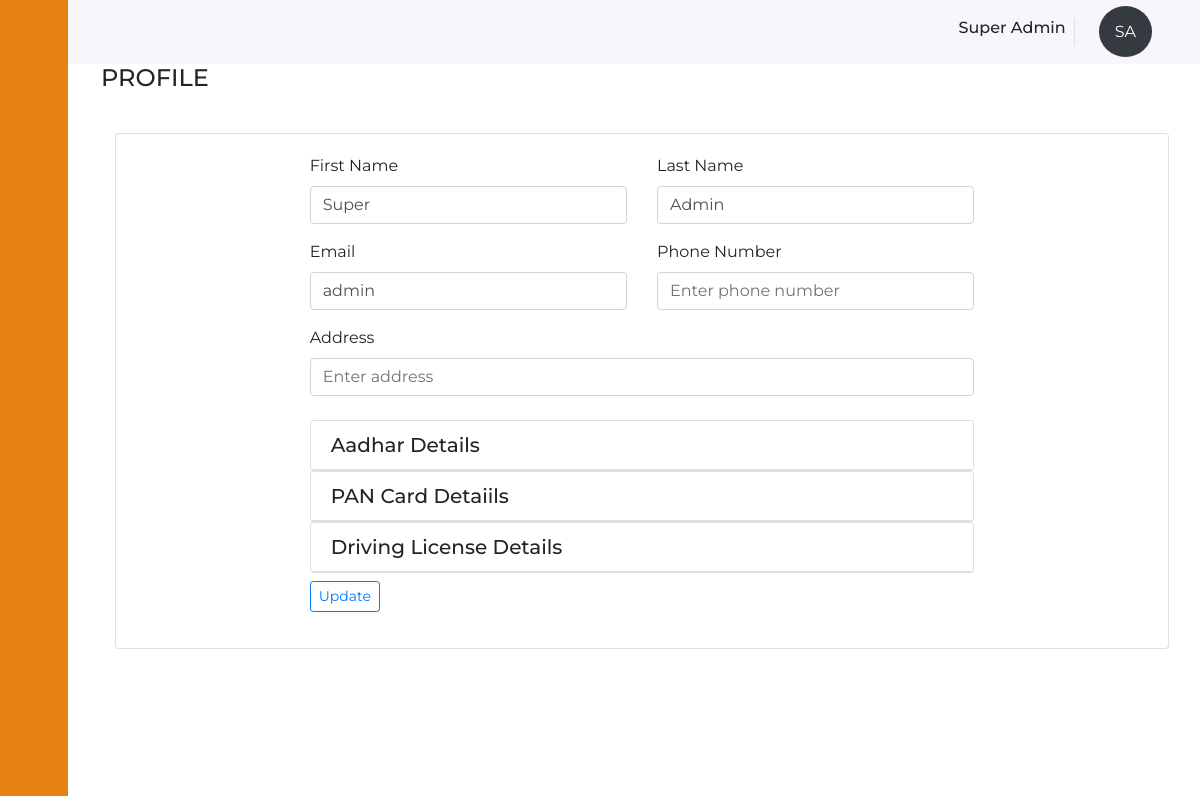
/will-portal/profile.php (signed in), run on the app's committed database.
### tables this page shows
CREATE TABLE `user_master` (
  `id` int(11) NOT NULL,
  `category` varchar(10) NOT NULL,
  `first_name` varchar(255) NOT NULL,
  `last_name` varchar(255) NOT NULL,
  `phone_number` varchar(13) NOT NULL,
  `address` varchar(255) NOT NULL,
  `email_id` varchar(255) NOT NULL,
  `password` varchar(255) NOT NULL,
  `createdBy` int(11) NOT NULL,
  `createdOn` timestamp NOT NULL DEFAULT current_timestamp(),
  `updatedBy` int(11) NOT NULL,
  `updatedOn` timestamp NOT NULL DEFAULT current_timestamp() ON UPDATE current_timestamp(),
  `enabled` enum('0','1') NOT NULL DEFAULT '1'
);

### will-portal/controller/functions.php (called while the page is built, shortened)
<?php
function select_query($con, $columns_names, $table_name, $where, $orderby, $limit, $group_by)
{
	if(trim($where)!="")
	{
		$where_condition=" WHERE ".$where;
	}
	else
	{
		$where_condition="";
	}
	if(trim($group_by)!="")
	{
		$group_by_condition=" GROUP BY ".$group_by;
	}
	else
	{
		$group_by_condition="";
	}
	if(trim($orderby)!="")
	{
		$orderby_condition=" ORDER BY ".$orderby;
	}
	else
	{
		$orderby_condition="";
	}
	if(trim($limit)!="")
	{
		$limit_condition=" LIMIT ".$limit;
	}
	else
	{
		$limit_condition="";
	}
	$get_select_query="select $columns_names from $table_name $where_condition $group_by_condition $orderby_condition $limit_condition";
	$get_select_query_sql = mysqli_query($con, $get_select_query) or die(mysqli_error($con));
	$select_query_return=array();
    if(mysqli_num_rows($get_select_query_sql)>0)
	{
		while ($get_select_query_rows = mysqli_fetch_assoc($get_select_query_sql))
		{
			$select_query_return[] =$get_select_query_rows;
		}
		return  json_encode($select_query_return);
	} else{
		return json_encode($select_query_return);
	}
}

### will-portal/profile.php (the view, shortened to what this page needs)
<?php
$page = "Profile";
include_once("./adders/header.php");
$first_name = $first_nameErr = $last_name = $last_nameErr =
	$email = $emailErr = $phone = $phoneErr = $address = $addressErr =
	$aadharFront = $aadharFrontErr = $aadharBackErr = $aadharBack = $pan = $panErr = $drivingLicense = $drivingLicenseErr = "";
$userDetails = json_decode(select_query($con, "*", "user_master", "enabled='1' AND id=" . $_SESSION['uid'], "", "", ""));
if (!empty($userDetails) && count($userDetails) > 0) {
	$first_name = $userDetails[0]->first_name;
	$last_name = $userDetails[0]->last_name;
	$email = $userDetails[0]->email_id;
	$phone = $userDetails[0]->phone_number;
	$address = $userDetails[0]->address;
} else {
	echo '<script>swal({title: "Something went wrong",type: "warning",button: "Ok"}).then(function() {window.location.href = "index.php";});</script>';
}
?>
<div class="m-3">
	<div class="row">
		<h4 class="text-uppercase"><?php echo $page; ?></h4>
	</div>
</div>
<div class="container pt-3">
	<div class="card">
		<div class="card-body">
			<form class="form-group" action="" method="post" enctype="multipart/form-data">
				<div class="row justify-content-center">
					<div class="col-md-4">
						<div class="form-group">
							<label>First Name</label>
							<input type="text" class="form-control" placeholder="Enter first name" name="first_name" <?php echo isset($first_name) && $first_name != '' ? 'value="' . $first_name . '"' : ''; ?>>
						</div>
					</div>
					<div class="col-md-4">
						<div class="form-group">
							<label>Last Name</label>
							<input type="text" class="form-control" placeholder="Enter last name" name="last_name" <?php echo isset($last_name) && $last_name != '' ? 'value="' . $last_name . '"' : ''; ?>>
						</div>
					</div>
				</div>
				<div class="row justify-content-center">
					<div class="col-md-4">
						<div class="form-group">
							<label>Email</label>
							<input type="text" class="form-control" placeholder="Enter email" name="email" <?php echo isset($email) && $email != '' ? 'value="' . $email . '"' : ''; ?>>
						</div>
					</div>
					<div class="col-md-4">
						<div class="form-group">
							<label>Phone Number</label>
							<input type="text" class="form-control" placeholder="Enter phone number" name="phone" <?php echo isset($phone) && $phone != '' ? 'value="' . $phone . '"' : ''; ?>>
						</div>
					</div>
				</div>
				<div class="row justify-content-center">
					<div class="col-md-8">
						<div class="form-group">
							<label>Address</label>
							<input type="text" class="form-control" placeholder="Enter address" name="address" <?php echo isset($address) && $address != '' ? 'value="' . $address . '"' : ''; ?>>
						</div>
					</div>
				</div>
				<div class="row justify-content-center my-2">
					<div class="col-md-8">
						<div id="accordion">
							<div class="card">
								<div class="card-header bg-white" id="headingAadhar">
									<h5 class="mb-0 collapsed" data-toggle="collapse" data-target="#collapseAadhar" aria-expanded="true" aria-controls="collapseAadhar">
										Aadhar Details
									</h5>
								</div>
							</div>
							<div class="card">
								<div class="card-header bg-white" id="headingPan">
									<h5 class="mb-0 collapsed" data-toggle="collapse" data-target="#collapsePan" aria-expanded="false" aria-controls="collapsePan">
										PAN Card Detaiils
									</h5>
								</div>
							</div>
							<div class="card">
								<div class="card-header bg-white" id="headingDrivingLicense">
									<h5 class="mb-0 collapsed" data-toggle="collapse" data-target="#collapseDrivinLicense" aria-expanded="false" aria-controls="collapseDrivinLicense">
										Driving License Details
									</h5>
								</div>
							</div>
						</div>
					</div>
				</div>
				<div class="row justify-content-center my-2">
					<div class="col-md-8">
						<button type="submit" name="subForm" class="btn btn-outline-primary btn-sm">Update</button>
					</div>
				</div>
			</form>
		</div>
	</div>
</div>
<?php
include_once('./adders/footer.php');
?>

### will-portal/adders/header.php (shortened to what this page needs)
<?php
include_once "./config/database.php";
include_once "./controller/functions.php";
if (isset($_SESSION['logged_in']))
    $user = json_decode(select_query($con, "*", "user_master", "id=" . $_SESSION['uid'], "", "", ""));
?>
<!DOCTYPE html>
<html lang="en">
<head>
    <link type="text/css" rel="stylesheet" href="./assets/css/bootstrap.min.css">
    <link type="text/css" rel="stylesheet" href="./assets/css/sweetalert2.min.css" type="text/css">
    <link type="text/css" rel="stylesheet" href="./assets/css/style.css">
    <link rel="stylesheet" type="text/css" href="https://cdn.datatables.net/1.10.25/css/jquery.dataTables.min.css">
</head>
<body id="body-pd">
    <?php if($page != 'Will Download') { ?>
    <header class="header mb-5" id="header">
        <div class="header_toggle"> <i class='fas fa-bars' id="header-toggle"></i> </div>
        <?php if (isset($_SESSION['logged_in'])) { ?>
            <div class="border-right ml-auto mr-2">
                <h6 class="mr-2"><?php echo ucwords($user[0]->first_name . ' ' . $user[0]->last_name); ?></h6>
            </div>
            <div class="dropdown">
                <a class="nav-link nav-user text-white" data-toggle="dropdown" href="#" role="button" aria-haspopup="false" aria-expanded="false">
                    <span class="rounded-circle bg-dark p-3"><?php echo ucwords($user[0]->first_name[0] . '' . $user[0]->last_name[0]); ?></span>
                </a>
            </div>
        <?php } else { ?>
            <a href="login.php" class="nav-link">Login</a>
        <?php } ?>
    </header>
    <div class="l-navbar" id="nav-bar">
        <nav class="sidenav">
            <div>
                <a href="index.php" class="nav_logo">
                    <i class="fas fa-scroll nav_logo-icon"></i>
                </a>
                <div class="nav_list">
                    <a href="dashboard.php" class="nav_link <?php echo $page == 'Dashboard' ? 'active' : ''; ?>">
                        <i class="fas fa-th"></i>
                    </a>
                    <a href="./guarantor.php" class="nav_link <?php echo $page == 'Guarantor' ? 'active' : ''; ?>">
                        <i class="fas fa-user-check"></i>
                    </a>
                    <a href="./beneficiary.php" class="nav_link <?php echo $page == 'Beneficiary' ? 'active' : ''; ?>">
                        <i class="fas fa-award"></i>
                    </a>
                    <a href="./will.php" class="nav_link <?php echo $page == 'Will' || $page == 'Add Will' ? 'active' : ''; ?>">
                        <i class="fas fa-certificate"></i>
                    </a>
                </div>
            </div>
            <?php if (isset($_SESSION['uid'])) { ?>
                <a href="logout.php" class="nav_link"> <i class="fas fa-sign-out-alt"></i> <span class="nav_name">SignOut</span> </a>
            <?php } ?>
        </nav>
    </div>
    <?php } ?>

### will-portal/assets/css/style.css (style rules this page uses)
:root { --header-height: 3rem; --nav-width: 68px; --first-color: #e58012; --first-color-light: #eb9130; --white-color: #f7f6fb; --body-font: "Montserrat"; --normal-font-size: 1rem; --z-fixed: 100; }
body { position: relative; margin: var(--header-height) 0 0 0; padding: 0 1rem; font-family: var(--body-font); font-size: var(--normal-font-size); transition: 0.5s; }
.header { width: 100%; height: var(--header-height); position: fixed; top: 0; left: 0; display: flex; align-items: center; justify-content: space-between; padding: 0 1rem; background-color: var(--white-color); z-index: var(--z-fixed); transition: 0.5s; }
.header_toggle { color: var(--first-color); font-size: 1.5rem; cursor: pointer; }
.l-navbar { position: fixed; top: 0; left: -30%; width: var(--nav-width); height: 100vh; background-color: var(--first-color); padding: 0.5rem 1rem 0 0; transition: 0.5s; z-index: var(--z-fixed); }
.sidenav { height: 100%; display: flex; flex-direction: column; justify-content: space-between; overflow: hidden; }
.nav_logo, .nav_link { display: grid; grid-template-columns: max-content max-content; align-items: center; column-gap: 1rem; padding: 0.5rem 0 0.5rem 1.5rem; }
.nav_logo { margin-bottom: 2rem; text-decoration: none !important; }
.nav_logo-icon { font-size: 1.25rem; color: var(--white-color); margin-left: 0.3rem; }
.nav_link { position: relative; color: var(--first-color-light); margin-bottom: 1.5rem; transition: 0.3s; text-decoration: none !important; }
.nav_link i { font-size: 1.5rem; }
@media screen and (min-width: 768px) { body { margin: calc(var(--header-height) + 1rem) 0 0 0; padding-left: calc(var(--nav-width) + 2rem); } }
@media screen and (min-width: 768px) { .header { height: calc(var(--header-height) + 1rem); padding: 0 2rem 0 calc(var(--nav-width) + 2rem); } }
@media screen and (min-width: 768px) { .l-navbar { left: 0; padding: 1rem 1rem 0 0; } }

### data on the page
user_master: first_name+last_name "Super Admin", first_name+last_name "SA", first_name "Super", last_name "Admin", email "admin"

### other printed values
$page "PROFILE"
